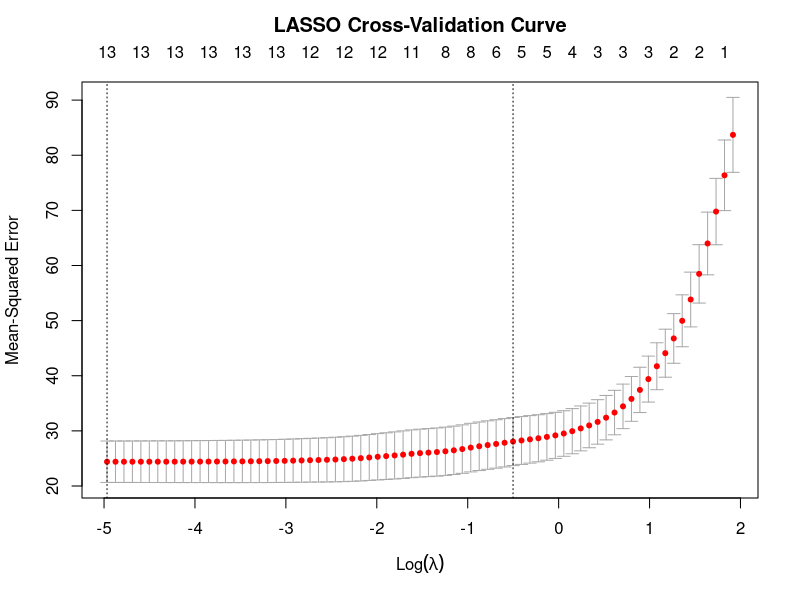

The R source for this figure:
# Experiment: LASSO Regression with Cross-validation

# Load required packages
library(MASS)       # For Boston dataset
library(glmnet)     # For LASSO regression
library(caret)      # For data splitting and evaluation

# Load dataset
data("Boston")
head(Boston)

# Separate features (X) and target variable (y)
x <- as.matrix(Boston[, -14])  # All predictors
y <- Boston$medv               # Target variable (Median home value)

# Split into train and test sets (80-20)
set.seed(123)
trainIndex <- createDataPartition(y, p = 0.8, list = FALSE)
x_train <- x[trainIndex, ]
y_train <- y[trainIndex]
x_test  <- x[-trainIndex, ]
y_test  <- y[-trainIndex]




# LASSO Regression Model with Cross-Validation

# Perform 10-fold cross-validation to find optimal lambda
set.seed(123)
cv.lasso <- cv.glmnet(x_train, y_train, alpha = 1, nfolds = 10)

# Plot CV curve
plot(cv.lasso)
title("LASSO Cross-Validation Curve", line = 2.5)

# Optimal lambda values
lambda_min <- cv.lasso$lambda.min
lambda_1se <- cv.lasso$lambda.1se
cat("Optimal lambda (min):", lambda_min, "\n")
cat("Optimal lambda (1se):", lambda_1se, "\n")

# Fit final LASSO model using optimal lambda
lasso.model <- glmnet(x_train, y_train, alpha = 1, lambda = lambda_min)

# Display coefficients (some may be zero)
coef(lasso.model)

# Predict on test data
y_pred <- predict(lasso.model, s = lambda_min, newx = x_test)


# Model Evaluation

# Compute performance metrics
rmse <- sqrt(mean((y_test - y_pred)^2))
r2 <- 1 - sum((y_test - y_pred)^2) / sum((y_test - mean(y_test))^2)

cat("RMSE:", round(rmse, 3), "\n")
cat("R²:", round(r2, 3), "\n")

# Compare with Standard Linear Regression

lm.model <- lm(medv ~ ., data = Boston[trainIndex, ])
lm.pred <- predict(lm.model, newdata = Boston[-trainIndex, ])

lm.rmse <- sqrt(mean((y_test - lm.pred)^2))
lm.r2 <- 1 - sum((y_test - lm.pred)^2) / sum((y_test - mean(y_test))^2)

cat("\n--- Model Comparison ---\n")
cat("Linear Regression RMSE:", round(lm.rmse, 3), " | R²:", round(lm.r2, 3), "\n")
cat("LASSO Regression RMSE :", round(rmse, 3), " | R²:", round(r2, 3), "\n")

